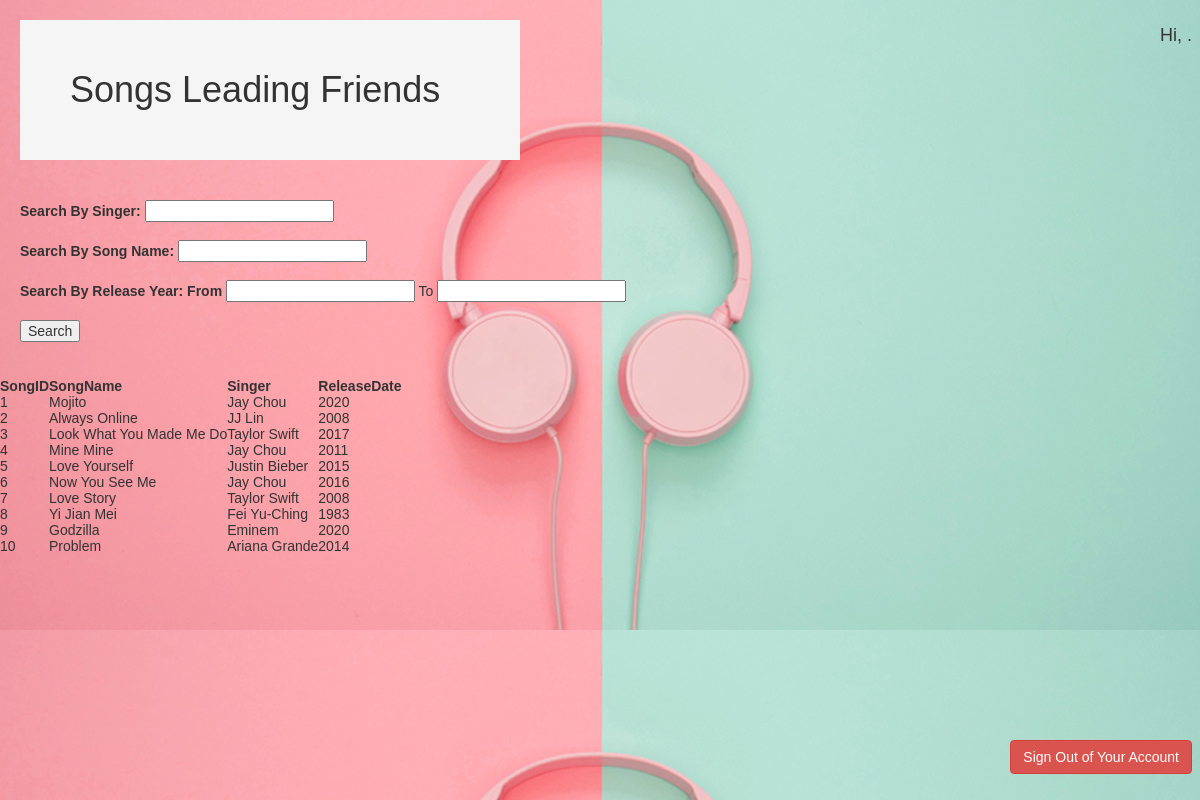
Screenshot of /cs411/search.php with the database file from the repository.
### tables this page shows
CREATE TABLE `song` (
  `SongID` int(11) NOT NULL,
  `SongName` varchar(127) DEFAULT NULL,
  `Singer` varchar(127) DEFAULT NULL,
  `ReleaseDate` int(11) DEFAULT NULL
);

### cs411/search.php (the view, shortened to what this page needs)
<!DOCTYPE html>
<html lang="en">
<head>
    <link rel="stylesheet" href="https://maxcdn.bootstrapcdn.com/bootstrap/3.3.7/css/bootstrap.css">
</head>
<body>
<h1 class="main-title"> Songs Leading Friends</h1>
<div class="welcome">
        <h4>Hi, <b><?php echo $_SESSION["username"]; ?></b>.</h4>
</div>
<div class="wrapper">
<form class="search region" method="POST">
    <label for="SBS">Search By Singer:</label>
    <input type="text" name="singer">
    <lable>&nbsp;</label>
    <br>
    <br>
    <label for="SBN">Search By Song Name:</label>
    <input type="text" name="name">
    <br>
    <br>
    <label for="SBY">Search By Release Year: From</label>
    <input type="text" name="year1">
    <lable>To</label>
    <input type="text" name="year2">
    <br>
    <br>
</form>
<button>Search</button>
<br>
<br>
<p class="logout">
        <a href="logout.php" class="btn btn-danger">Sign Out of Your Account</a>
</p>
</div>
<?php
$singername = $_POST["singer"]??"";
$songname = $_POST["name"]??"";
$year1 = $_POST["year1"]??0;
$link = mysqli_connect("localhost", "root", "", "demo");
if(empty($_POST["year2"])){
    $sql = "SELECT * FROM song WHERE Singer LIKE '%$singername%' AND SongName LIKE '%$songname%' AND ReleaseDate>='$year1'";
}else{
    $year2 = $_POST["year2"];
    $sql = "SELECT * FROM song WHERE Singer LIKE '%$singername%' AND SongName LIKE '%$songname%' AND ReleaseDate>='$year1' AND ReleaseDate<='$year2'";
}
if($result = mysqli_query($link, $sql)){
    if(mysqli_num_rows($result) > 0){
        echo "<table>";
            echo "<tr>";
                echo "<th>SongID</th>";
                echo "<th>SongName</th>";
                echo "<th>Singer</th>";
                echo "<th>ReleaseDate</th>";
            echo "</tr>";
        while($row = mysqli_fetch_array($result)){
            echo "<tr>";
                echo "<td>" . $row['SongID'] . "</td>";
                echo "<td>" . $row['SongName'] . "</td>";
                echo "<td>" . $row['Singer'] . "</td>";
                echo "<td>" . $row['ReleaseDate'] . "</td>";
            echo "</tr>";
        }
        echo "</table>";
    } else{
        echo "No records matching your query were found.";
    }
} else{
    echo "ERROR: Could not able to execute $sql. " . mysqli_error($link);
}
?>
</body>
</html>

### cs411/search.php (style rules this page uses)
body { font: 14px sans-serif; background-image: url("sounds-header.jpg"); }
.wrapper { width: 700px; padding: 20px; }
.main-title { background-color:whitesmoke ; width: 500px; border: 15px palegreen; padding: 50px; margin: 20px; top: 8px; left: 16px; }
.logout { position: absolute; right: 8px; bottom: 16px; }
.welcome { position: absolute; right: 8px; top: 16px; text-align: left; }

### rows the page displays
song: SongID "1", SongName "Mojito", Singer "Jay Chou", ReleaseDate "2020"
song: SongID "2", SongName "Always Online", Singer "JJ Lin", ReleaseDate "2008"
song: SongID "3", SongName "Look What You Made Me Do", Singer "Taylor Swift", ReleaseDate "2017"
song: SongID "4", SongName "Mine Mine", Singer "Jay Chou", ReleaseDate "2011"
song: SongID "5", SongName "Love Yourself", Singer "Justin Bieber", ReleaseDate "2015"
song: SongID "6", SongName "Now You See Me", Singer "Jay Chou", ReleaseDate "2016"
song: SongID "7", SongName "Love Story", Singer "Taylor Swift", ReleaseDate "2008"
song: SongID "8", SongName "Yi Jian Mei", Singer "Fei Yu-Ching", ReleaseDate "1983"
song: SongID "9", SongName "Godzilla", Singer "Eminem", ReleaseDate "2020"
song: SongID "10", SongName "Problem", Singer "Ariana Grande", ReleaseDate "2014"
